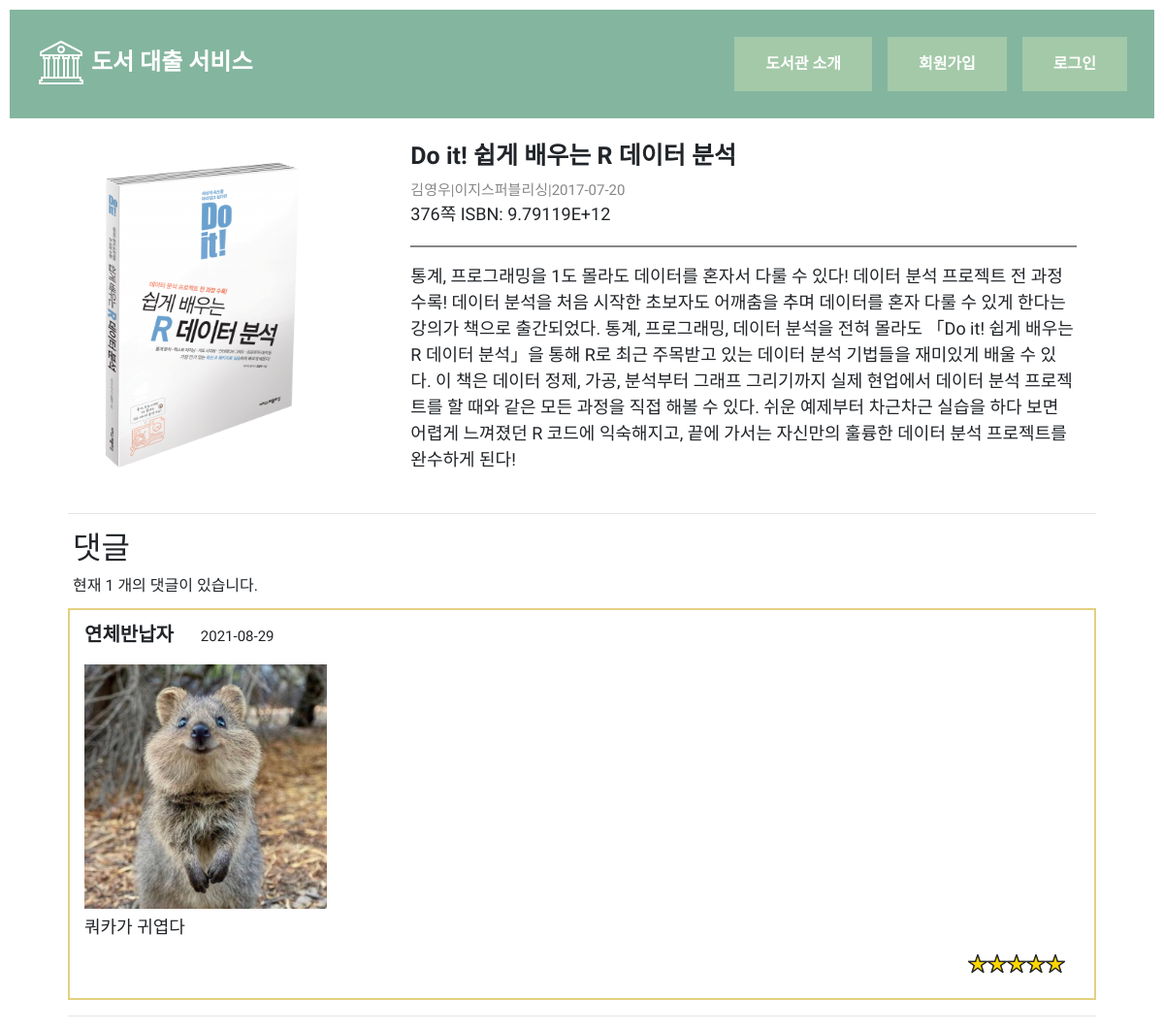
/detail/book/3/12398978982, run on the app's committed database.
### check_out_book/models.py (models this page shows, shortened)
class Book(db.Model):
    __tablename__ = 'BOOK'
    id = db.Column(db.Integer, primary_key=True, nullable=False)
    book_name = db.Column(db.String(100), nullable=False)
    publisher = db.Column(db.String(60), nullable=False)
    author = db.Column(db.String(30))
    publication_date = db.Column(db.Date)
    pages = db.Column(db.Integer)
    isbn = db.Column(db.String(50))
    description = db.Column(db.String(255))
    link = db.Column(db.String(255))
    stock = db.Column(db.Integer)
    rating = db.Column(db.Integer, db.ForeignKey('BOOK_REVIEW.id'))

class BookReview(db.Model):
    __tablename__ = 'BOOK_REVIEW'
    id = db.Column(db.Integer, primary_key=True,
                   nullable=False, autoincrement=True)
    book_id = db.Column(db.String(100), db.ForeignKey(
        'BOOK.id'), nullable=False)
    user_name = db.Column(db.String(20), nullable=False)
    user_id = db.Column(db.String(70), db.ForeignKey('LIBRARY_USER.email'))
    rating = db.Column(db.Float)
    content = db.Column(db.Text())
    create_time = db.Column(db.Date)
    imagelink = db.Column(db.String(225))

### check_out_book/views/detail_view.py (the view)
@bp.route('/book/<int:book_id>/<string:photolink>')
def book_detail(book_id, photolink):
    print(book_id)
    print(photolink)
    book_info = Book.query.filter_by(id=book_id).first()
    bookreview = BookReview.query.filter_by(book_id=book_id).order_by(
        BookReview.id.desc()).all()  # 최신순 정렬
    return render_template('BookDetail.html', book_info=book_info, review_info=bookreview, photolink=photolink)

### check_out_book/templates/BookDetail.html (shortened to what this page needs)
{% extends "Base.html" %}
{% block page_content %}
{% if book_info %}
    <div class='book-detail-class'>
    <div class="book_info">
        <div class="plusimg">
        <img class="detail-img" src="../../../{{book_info.link}}"></div>
        <div class="book-info-detail">
        <p style="font-size: 25px; font-weight: bold; margin-bottom: 5px;">{{ book_info.book_name }}</p>
        <p style="color:#878787;font-size: 15px;margin: 0;">{{ book_info.author }}|{{ book_info.publisher }}|{{ book_info.publication_date }}</p>
        {{ book_info.pages }}쪽 ISBN: {{ book_info.isbn }}
        <hr style="border-left:none;border-right:none;border-top:none;border-bottom:2px solid#878787; height: 3px !important; display: block !important; width: 100% !important;"/>
    </div>
    <div class="total-description">
        <div  class="book-description">
            <p>{{ book_info.description }}</p>
        </div>
    </div>
    </div>
<hr/>
<div class="review">
    <h2 style="margin-left: 5px;">댓글</h2>
    <div class="review-now">현재 {{ review_info|length }} 개의 댓글이 있습니다.</div>
    {% for review in review_info %}
    <div class="review-user">
        <p style="padding-top:10px;padding-left:5px;"><span style="font-weight: bold; font-size:20px;"> {{review.user_name}}</span>&nbsp;&nbsp;&nbsp;&nbsp;&nbsp;&nbsp;
            <span style="font-size: 15px;">{{review.create_time}}</span></p>
        {% if (review.imagelink == none) or (review.imagelink|int == 12398978982) %}
        {%else%}
        <img style="margin-left: 5px; margin-bottom: 5px;" class="detailphoto-img" src="../../../static/uploads/{{review.imagelink}}">
        {%endif%}
        <div class="reviewinfo">
            <div style="margin-left:5px; font-size: 18px;">  {{ review.content }}</div>
        </div>
        <div class="star-review">
            <div class="star-ratings-review">
                <div class="star-ratings-fill space-x-2 text-lg" style="width:{{review.rating*20+1.5}}%">
                    <span>★</span><span>★</span><span>★</span><span>★</span><span>★</span>
                </div>
                <div class="star-ratings-base space-x-2 text-lg">
                    <span>★</span><span>★</span><span>★</span><span>★</span><span>★</span>
                </div>
            </div>
        </div>
    </div>
    {% endfor %}
</div>
<hr/>
</div>
{% endif %}
{% endblock %}

### check_out_book/static/style.css (style rules this page uses)
.plusimg { display: grid; margin-right: 20px; grid-row-start: 1; grid-row-end: 3; vertical-align: middle; }
.detail-img { height: 350px; }
.detailphoto-img { width: 250px; height: auto; }
body { margin: 10px; }
.book-detail-class { width: 1060px; margin: 0 auto; padding: 0; position: relative; }
.book_info { display: grid; grid-template-columns: repeat(3, 1fr); grid-template-rows: auto; font-size: 18px; font-family: "Gowun Dodum", sans-serif; align-items: center; padding: 10px 20px 10px 10px; margin-bottom: 15px; box-sizing: border-box; text-align: left; }
.book-info-detail { display: grid; grid-column-start: 2; grid-column-end: 4; flex-direction: column; }
.total-description { display: grid; grid-column-start: 2; grid-column-end: 4; font-family: "Gowun Dodum", sans-serif; }
.book-description { display: grid; }
.review { margin-bottom: 10px; font-family: "Gowun Dodum", sans-serif; }
.reviewinfo { margin-bottom: 10px; display: flex; }
.review-now { font-family: "Gowun Dodum", sans-serif; padding-bottom: 10px; margin-left: 5px; }
.review-user { margin-top: 1px; border: 2px solid #e3d081; box-sizing: border-box; padding-left: 10px; }
.star-review { display: flex; flex-direction: column; align-items: flex-end; margin-bottom: 10px; }
.star-ratings-review { font-family: "Jua", sans-serif; font-size: 20px; color: #aaa9a9; position: relative; unicode-bidi: bidi-override; width: max-content; margin-right: 30px; float: right; margin-bottom: 10px; -webkit-text-fill-color: transparent; -webkit-text-stroke-width: 1.3px; -webkit-text-stroke-color: #2b2a29; }
.star-ratings-fill { color: #fff58c; padding: 0; position: absolute; z-index: 1; display: flex; overflow: hidden; -webkit-text-fill-color: gold; }
.star-ratings-base { z-index: 0; padding: 0; }

### data on the page
Book: link (picture), book_name "Do it! 쉽게 배우는 R 데이터 분석", author "김영우", publisher "이지스퍼블리싱", publication_date "2017-07-20", pages "376", isbn "9.79119E+12", description "통계, 프로그래밍을 1도 몰라도 데이터를 혼자서 다룰 수 있다! 데이터 분석 프로젝트 전 과정 수록! 데이터 분석을 처음 시작한 초보자도 어깨춤을 추며 데이터를 혼자 다룰 수 있게 한다는 강의가 책으로 출간되었다. 통계, 프로그래밍, 데이터 분석을 전혀 몰라도 「Do it! 쉽게 배우는 R 데이터 분석」을 통해 R로 최근 주목받고 있는 데이터 분석 기법들을 재미있게 배울 수 있다. 이 책은 데이터 정제, 가공, 분석부터 그래프 그리기까지 실제 현업에서 데이터 분석 프로젝트를 할 때와 같은 모든 과정을 직접 해볼 수 있다. 쉬운 예제부터 차근차근 실습을 하다 보면 어렵게 느껴졌던 R 코드에 익숙해지고, 끝에 가서는 자신만의 훌륭한 데이터 분석 프로젝트를 완수하게 된다!"
BookReview: user_name "연체반납자", create_time "2021-08-29", imagelink (picture), content "쿼카가 귀엽다", {{ review.rating*20+1.5 }} 101.5 (drawn)

### other printed values
{{ review_info|length }} "1"
